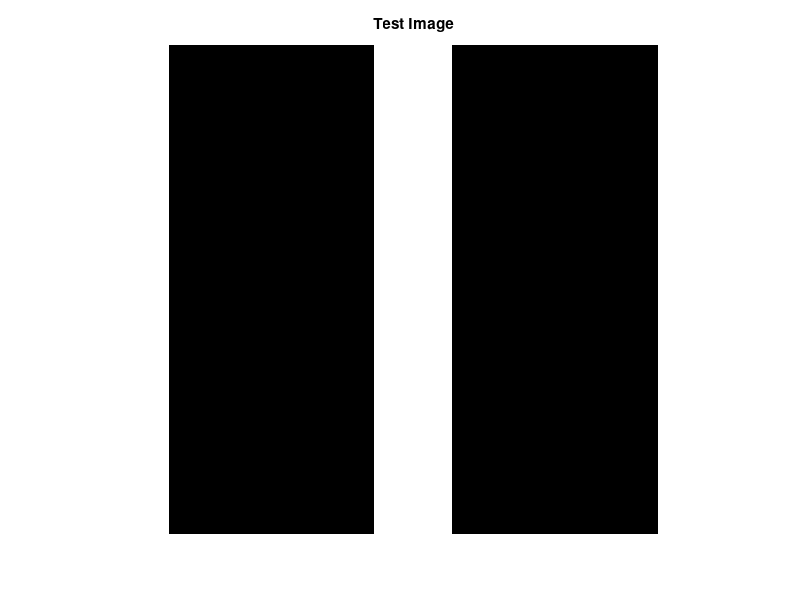
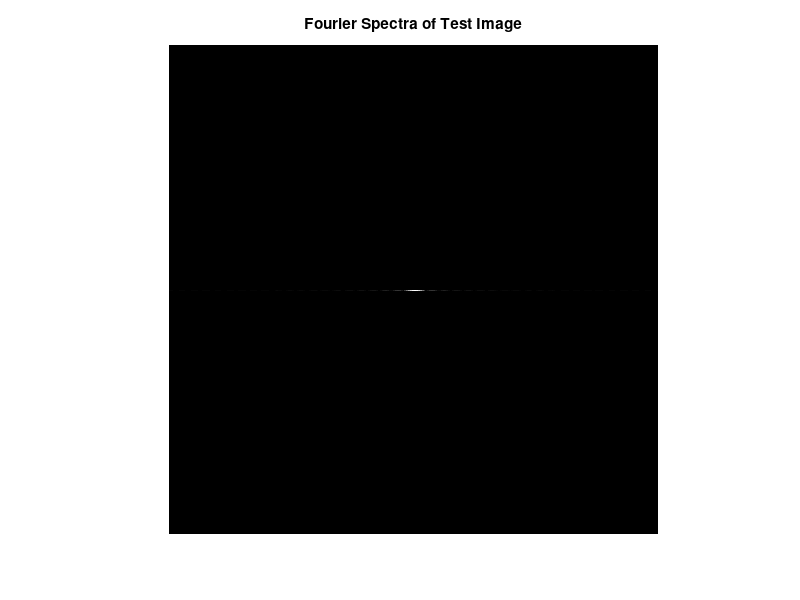
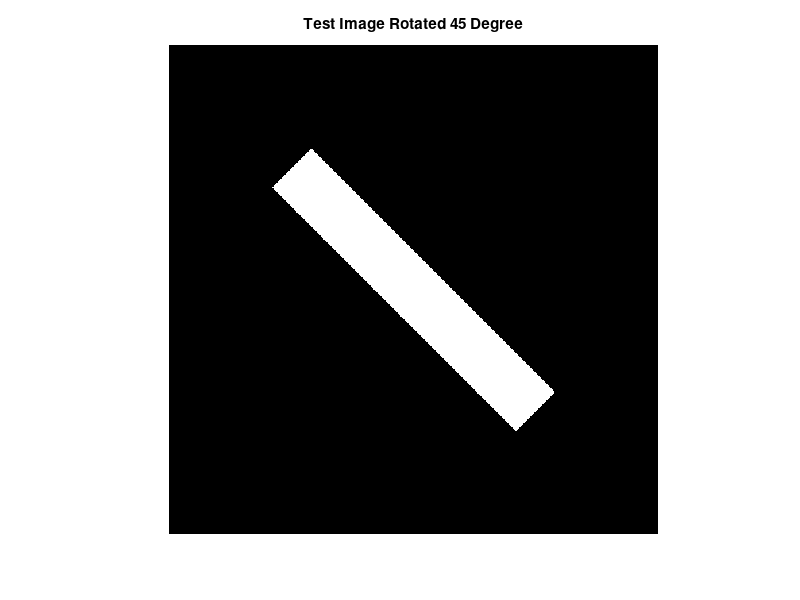
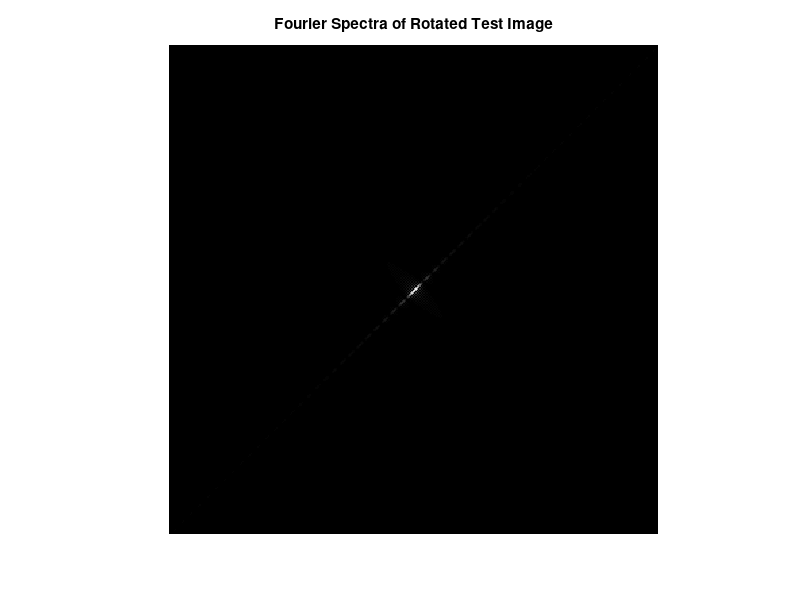

The MATLAB source for these figures, in order: (Note: this script raises an error after producing the figures.)
clc;
clear all;
close all;
%% Fourier Analysis
f=zeros(256, 256);
f(:,108:148)=1;

figure(1);
imshow(f, []); title('Test Image');

f_tf = fft2(f);
f_tf = abs(fftshift(f_tf));
figure(2);
imshow(f_tf, []); title('Fourier Spectra of Test Image');

f_r = imrotate(f, 45);
figure(3);
imshow(f_r, []); title('Test Image Rotated 45 Degree');

r_tf = abs(fftshift(fft2(f_r)));
figure(4)
imshow(r_tf, []); title('Fourier Spectra of Rotated Test Image')

lena = imread('lena.tif');
figure(5)
imshow(lena); title('Original Lena Image');
lena = rgb2gray(lena);
lena_tf = fftshift(fft2(lena));
lena_amp = abs(lena_tf);
lena_phase = lena_tf./lena_amp;

i_lena_amp = log(abs(ifftshift(ifft2(lena_amp))));
i_lena_phase = ifft2(lena_phase);

figure(6)
imshow(i_lena_amp, []); title('Reconstructed Lena with Amplitude');

figure(7)
imshow(i_lena_phase, []); title('Reconstructed Lena with Phase');

%% Noise Reduction in the Frequency Domain
lena_intensity = im2double(lena);
lena_noisy = imnoise(lena_intensity,'gaussian',0,0.005);

figure(8)
imshow(lena_noisy); title('Noisy Lena');

lena_noisy_log = log(abs(fftshift(fft2(lena_noisy))));
figure(9)
imshow(lena_noisy_log, []); title('Log Fourier Spectra of Lena with Gaussian Noise');

lena_tf_log = log(lena_amp);
figure(10)
imshow(lena_tf_log,[]); title('Log Fourier Spectra of Original Lena');

lena_noisy_tf=fftshift(fft2(lena_noisy));
% Create an image of a white circle with radius r=60
r = 60;
h = fspecial('disk', r); h(h>0)=1;
% Create a black image
[height, width] = size(lena);
h_freq = zeros(height, width);
% Center the circle onto the black image
h_freq(height/2-r:height/2+r,width/2-r:width/2+r)=h;
% Create and plot Fourier Spectra of the low-pass filter
h_freq_tf=abs(fftshift(fft2(h_freq)));
figure(11)
imshow(h_freq_tf, []); title('Fourier Spectra of Low-Pass Filter, r=60');

filtered_noisy_lena = lena_noisy_tf.*h_freq;
filtered_noisy_lena_ift = abs(ifft2(ifftshift(filtered_noisy_lena)));
figure(12)
imshow(filtered_noisy_lena_ift, []); title('Denoised Lena with Low-Pass, r=60');
% PSNR
psnr_60 = psnr(filtered_noisy_lena_ift,lena_intensity)

% Create an image of a white circle with radius r=20
r = 20;
h = fspecial('disk', r); h(h>0)=1;
% Create a black image
[height, width] = size(lena);
h_freq = zeros(height, width);
% Center the circle onto the black image
h_freq(height/2-r:height/2+r,width/2-r:width/2+r)=h;
% Create and plot Fourier Spectra of the low-pass filter
h_freq_tf=abs(fftshift(fft2(h_freq)));
figure(13)
imshow(h_freq_tf, []); title('Fourier Spectra of Low-Pass Filter, r=20');

filtered_noisy_lena = lena_noisy_tf.*h_freq;
filtered_noisy_lena_ift = abs(ifft2(ifftshift(filtered_noisy_lena)));
figure(14)
imshow(filtered_noisy_lena_ift, []); title('Denoised Lena with Low-Pass, r=20');
% PSNR
psnr_20 = psnr(filtered_noisy_lena_ift,lena_intensity)

% Gaussian low-pass filter kernel with sigma=60
g_filter = fspecial('gaussian', height, 60);
g_filter_max = max(g_filter, [], 'all');
g_filter_norm = g_filter ./ g_filter_max;
figure(15)
imshow(g_filter_norm); title('Gaussian Low-Pass Filter Kernel, sigma=60');

% Perform Fourier Transform on Gaussian Filter
g_ft = fft2(g_filter_norm);
g_ft_shift = fftshift(abs(g_ft));
figure(16)
imshow(g_ft_shift, []);
title('Fourier Spectra of Gaussian');

% Question: Do we need to perform Fourier Transform on the filter?
g_filtered_noisy = lena_noisy_tf.*g_filter_norm;
g_filtered_noisy_ift = abs(ifft2(ifftshift(g_filtered_noisy)));
figure(17)
imshow(g_filtered_noisy_ift, []); title('Denoised Lena with Gaussian Low-Pass Filter');
%PSNR
psnr_G = psnr(g_filtered_noisy_ift,lena_intensity)

%% Filter Design
frequnoisy = imread('frequnoisy.tif');
figure;
imshow(frequnoisy); title('Original Frequnoisy.tif');
[M,N]=size(frequnoisy);
F=fft2(im2double(frequnoisy)); % taking the fast fourier transform of the image
F=fftshift(F);
log_F = log(abs(F));
figure(18)
imshow(log_F, []); title('Fourier Spectra of Frequnoisy Image');
NF = ones(size(F,1),size(F,2));

NF(65,65)=0;
NF(193,193)=0;
NF(139,153)=0;
NF(119,105)=0;
figure(19)
imshow(NF); title('Notch Filter');
G = F.*NF;
G=ifftshift(G);
g=real(ifft2(double(G)));
figure(20)
imshow(g,[ ]); title('Denoised Image');

